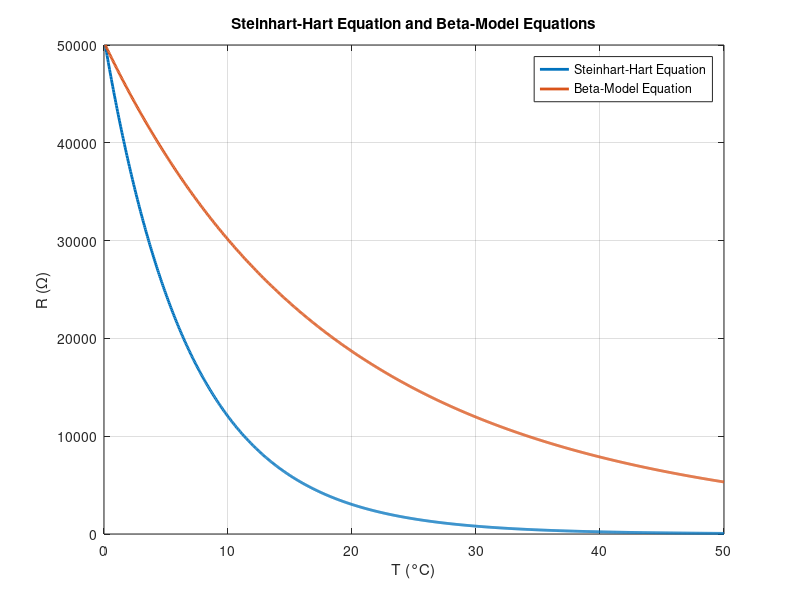

Recreate this plot in MATLAB.
% Steinhart-Hart model coefficients
A = 1.120446846e-3;
B = 2.365502706e-4;
C = 0.7086713122e-7;

% Beta-Model coefficients
R0 = 10e3;
Beta = 3965;
T0 = 25 + 273.15;

% Range for T
T = linspace(0.1, 50, 1000);

% Steinhart-Hart Equation rearranged for R
R_steinhart = exp(1./(A + B*log(T + 273.15) + C*(log(T + 273.15)).^3));

% Beta-Model function
R_thermistor = R0 * exp(Beta * ((1./(T + 273.15)) - (1/T0)));

% Adjust the scale of R for better visualization
R_steinhart_scaled = R_steinhart / max(R_steinhart) * 50000;
R_thermistor_scaled = R_thermistor / max(R_thermistor) * 50000;

% Plotting
figure;
plot(T, R_steinhart_scaled, 'LineWidth', 2, 'DisplayName', 'Steinhart-Hart Equation');
hold on;
plot(T, R_thermistor_scaled, 'LineWidth', 2, 'DisplayName', 'Beta-Model Equation');
xlabel('T (°C)');
ylabel('R (Ω)');
title('Steinhart-Hart Equation and Beta-Model Equations');
grid on;
ylim([0, 50000]); % Set y-axis limits
legend;